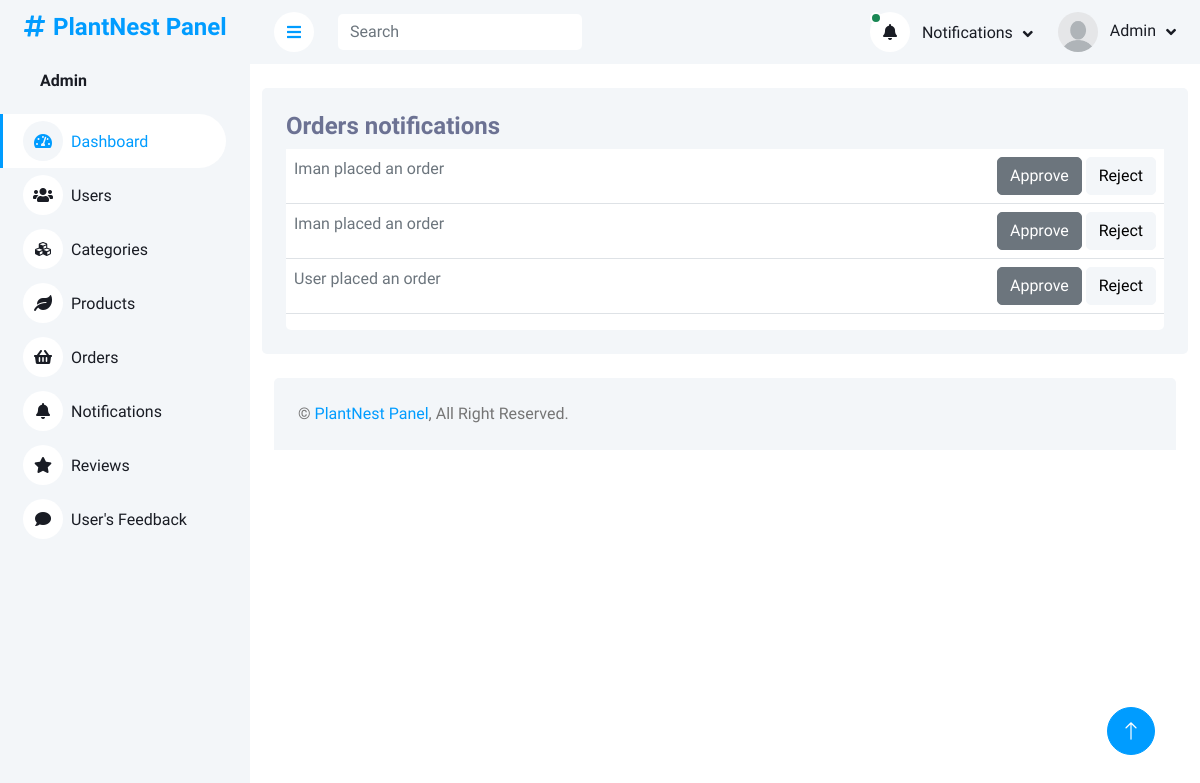
Page /adminPanel/notifications.php (signed in) on the earlier database version.
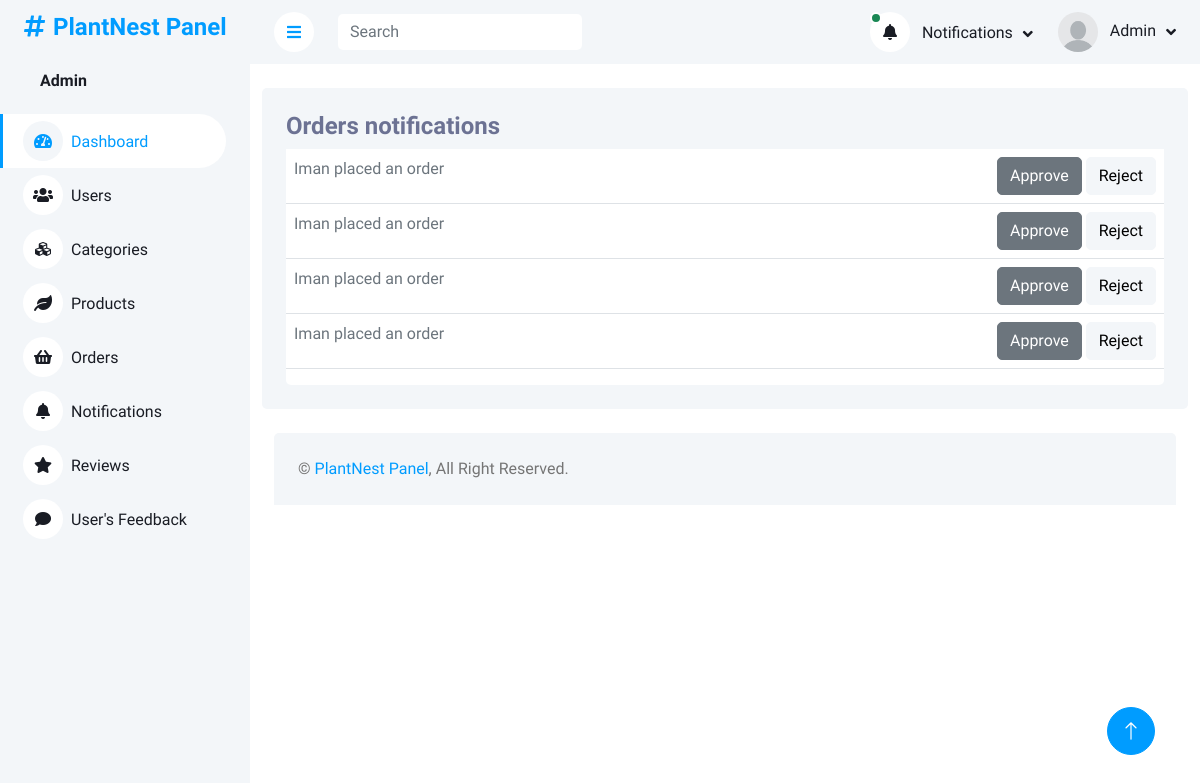
Same page on the later database version.
### tables this page shows
CREATE TABLE `final_order` (
  `order_id` int(11) NOT NULL,
  `user_id` int(11) NOT NULL,
  `fullName` varchar(225) DEFAULT NULL,
  `phone` int(11) DEFAULT NULL,
  `city` varchar(225) DEFAULT NULL,
  `userState` varchar(225) DEFAULT NULL,
  `zipCode` int(8) DEFAULT NULL,
  `qty` int(11) NOT NULL,
  `total_price` int(11) NOT NULL,
  `date_of_order` timestamp NOT NULL DEFAULT current_timestamp() ON UPDATE current_timestamp(),
  `orderStatus` enum('pending','approved','rejected') NOT NULL DEFAULT 'pending',
  `billing_address` text NOT NULL,
  `shipping_address` text NOT NULL,
  `payment_method` enum('COD','Card') NOT NULL,
  `card_number` varchar(222) NOT NULL,
  `expiry_date` date DEFAULT NULL,
  `cvv` varchar(32) NOT NULL
);

CREATE TABLE `users` (
  `userID` int(11) NOT NULL,
  `firstName` varchar(225) DEFAULT NULL,
  `lastName` varchar(225) DEFAULT NULL,
  `userEmail` varchar(225) NOT NULL,
  `userPassword` varchar(225) DEFAULT NULL
);

### adminPanel/notifications.php (the view, shortened to what the changed rows need)
<?php
include('header_admin.php')
?>
<div class="container pt-4">
    <div class="bg-light rounded p-4">
        <div class="row">
            <div class="col-12">
                <div class="bg-white rounded h-100 ">
                    <div class="table-responsive bg- ">
                        <table class="table">
                            <tbody>
                                <?php
                        $query = $pdo->query("SELECT * from final_order INNER JOIN users on final_order.user_id = users.userID  where orderStatus = 'pending'");
                        $result = $query->fetchAll(PDO::FETCH_ASSOC);
                        foreach($result as $row){
                        ?>
                                <tr class="tr-row">
                                    <td class="d-flex justify-content-around">
                                        <span class="flex-grow-1">
                                            <a href="orders.php" class="link-secondary">
                                                <?php echo ucfirst($row['firstName'])?>
                                                placed an order
                                            </a>
                                        </span>
                                        <form method="post">
                                            <button class="approve-btn btn btn-secondary"
                                                name='order-approve-btn'
                                                onclick="approveRow(this)">Approve</button>
                                            <button class="reject-btn btn btn-light"
                                                name='order-reject-btn'
                                                onclick="rejectRow(this)">Reject</button>
                                        </form>
                                    </td>
                                </tr>
                                <?php
                        }if(empty($result)){
                            ?>
                                <tr>
                                    <td class="d-flex justify-content-center p-5">
                                            <p>
                                                No Orders
                                            </p>
                                    </td>
                                </tr>
                                <?php
                        }
                                       ?>
                            </tbody>
                        </table>
                    </div>
                </div>
            </div>
        </div>
    </div>
</div>
<?php
include('footer.php')
?>

### adminPanel/header_admin.php (shortened to what the changed rows need)
<?php
include("php/query.php");
?>
<!DOCTYPE html>
<html lang="en">
<head>
    <link href="https://cdnjs.cloudflare.com/ajax/libs/font-awesome/5.10.0/css/all.min.css" rel="stylesheet">
    <link href="https://cdn.jsdelivr.net/npm/bootstrap-icons@1.4.1/font/bootstrap-icons.css" rel="stylesheet">
    <link href="lib/owlcarousel/assets/owl.carousel.min.css" rel="stylesheet">
    <link href="lib/tempusdominus/css/tempusdominus-bootstrap-4.min.css" rel="stylesheet" />
    <link href="css/bootstrap.min.css" rel="stylesheet">
    <link href="css/style.css" rel="stylesheet">
</head>
<body>
    <div class="container-xxl position-relative bg-white d-flex p-0">
        <div class="sidebar pe-4 pb-3">
            <nav class="navbar bg-light navbar-light">
                <div class="d-flex align-items-center ms-4 mb-4">
                    <div class="ms-3">
                    <?php
                                 if(isset($_SESSION['Admin'])){
                                    $admin = $_SESSION['Admin'];
                                 foreach($admin as $value){
                                    $U_ID =   $value['adminID'];
                                  $query = $pdo->prepare("SELECT * FROM admins WHERE adminID = :iD ");
                                  $query->bindParam(':iD',  $U_ID);
                                  $query->execute();
                                  $result = $query->fetch(PDO::FETCH_ASSOC);
                        ?>
                         <h6 class="mb-0">
                             <span><?php echo ucfirst($result['adminName'])?></span>
                            </h6>
</span>    <?php
                      };
                    }
                        ?>
                    </div>
                </div>
            </nav>
        </div>
        <div class="content">
            <nav class="navbar navbar-expand bg-light navbar-light sticky-top px-4 py-0">
                <div class="navbar-nav align-items-center ms-auto">
                        <?php
                            $query = $pdo->query("SELECT * from final_order  INNER JOIN  users on
                            final_order.user_id = users.userID    where orderStatus	 = 'pending'  LIMIT 2");
                        $result = $query->fetchAll(PDO::FETCH_ASSOC);
                            ?>
                    <div class="nav-item dropdown">
                        <a href="#" class="nav-link dropdown-toggle" data-bs-toggle="dropdown">
                        <?php
                                 if(isset($_SESSION['Admin'])){
                                    $admin = $_SESSION['Admin'];
                                 foreach($admin as $value){
                                    $U_ID =   $value['adminID'];
                                  $query = $pdo->prepare("SELECT * FROM admins WHERE adminID = :iD ");
                                  $query->bindParam(':iD',  $U_ID);
                                  $query->execute();
                                  $result = $query->fetch(PDO::FETCH_ASSOC);
                              if($result['adminImage']){
                        ?>
                        <img class="rounded-circle me-lg-2" src="img/<?php echo $result['adminImage'] ?>" alt="" style="width: 40px; height: 40px;">
                            <?php
                              }else if(empty($result['adminImage'])){
                                ?>
                        <img class="rounded-circle me-lg-2" src="img/user.jpg" alt="" style="width: 40px; height: 40px;">
                                <?php
                              }
                            ?>
                                <span class="d-none d-lg-inline-flex">
                                    <?php echo ucfirst($result['adminName']) ?>
                                </span>
                                <?php
                            }
                        }
                            ?>
                        </a>
                    </div>
                </div>
            </nav>

Differences in the rows shown:
changed final_order (number 3 of 4 on the later page): user.firstName "User" → "Iman"
added final_order: user.firstName "Iman"
